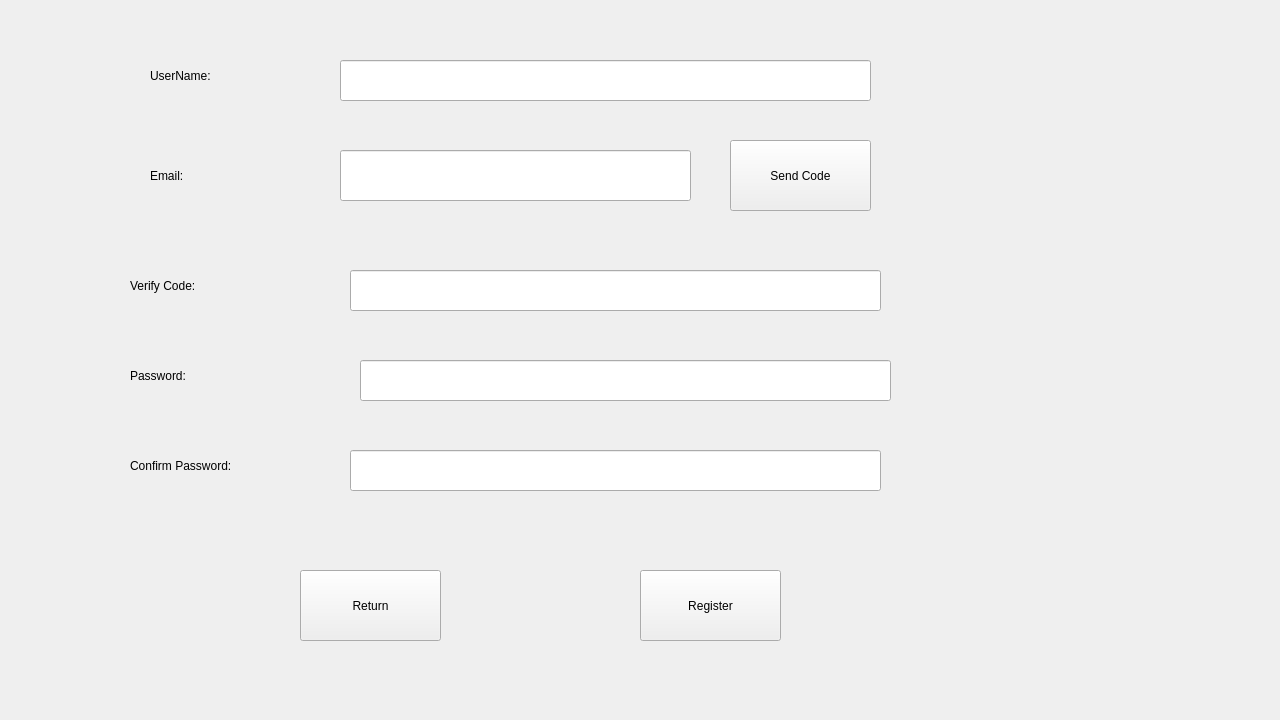
<?xml version="1.0" encoding="UTF-8"?>
<ui version="4.0">
 <class>RegisterWidget</class>
 <widget class="QWidget" name="RegisterWidget">
  <property name="geometry">
   <rect>
    <x>0</x>
    <y>0</y>
    <width>1280</width>
    <height>720</height>
   </rect>
  </property>
  <property name="windowTitle">
   <string>Form</string>
  </property>
  <widget class="QLabel" name="label_userName">
   <property name="geometry">
    <rect>
     <x>150</x>
     <y>50</y>
     <width>141</width>
     <height>51</height>
    </rect>
   </property>
   <property name="styleSheet">
    <string notr="true">font: 87 12pt &quot;Arial&quot;;</string>
   </property>
   <property name="text">
    <string>UserName:</string>
   </property>
  </widget>
  <widget class="QLineEdit" name="lineEdit_userName">
   <property name="geometry">
    <rect>
     <x>340</x>
     <y>60</y>
     <width>531</width>
     <height>41</height>
    </rect>
   </property>
   <property name="styleSheet">
    <string notr="true">font: 87 12pt &quot;Arial&quot;;</string>
   </property>
  </widget>
  <widget class="QLabel" name="label_email">
   <property name="geometry">
    <rect>
     <x>150</x>
     <y>150</y>
     <width>141</width>
     <height>51</height>
    </rect>
   </property>
   <property name="styleSheet">
    <string notr="true">font: 87 12pt &quot;Arial&quot;;</string>
   </property>
   <property name="text">
    <string>Email:</string>
   </property>
  </widget>
  <widget class="QLineEdit" name="lineEdit_email">
   <property name="geometry">
    <rect>
     <x>340</x>
     <y>150</y>
     <width>351</width>
     <height>51</height>
    </rect>
   </property>
   <property name="styleSheet">
    <string notr="true">font: 87 12pt &quot;Arial&quot;;</string>
   </property>
  </widget>
  <widget class="QLabel" name="label_code">
   <property name="geometry">
    <rect>
     <x>130</x>
     <y>260</y>
     <width>141</width>
     <height>51</height>
    </rect>
   </property>
   <property name="styleSheet">
    <string notr="true">font: 87 12pt &quot;Arial&quot;;</string>
   </property>
   <property name="text">
    <string>Verify Code:</string>
   </property>
  </widget>
  <widget class="QLineEdit" name="lineEdit_code">
   <property name="geometry">
    <rect>
     <x>350</x>
     <y>270</y>
     <width>531</width>
     <height>41</height>
    </rect>
   </property>
   <property name="styleSheet">
    <string notr="true">font: 87 12pt &quot;Arial&quot;;</string>
   </property>
  </widget>
  <widget class="QLabel" name="label_password">
   <property name="geometry">
    <rect>
     <x>130</x>
     <y>350</y>
     <width>141</width>
     <height>51</height>
    </rect>
   </property>
   <property name="styleSheet">
    <string notr="true">font: 87 12pt &quot;Arial&quot;;</string>
   </property>
   <property name="text">
    <string>Password:</string>
   </property>
  </widget>
  <widget class="QLabel" name="label_confirm_password">
   <property name="geometry">
    <rect>
     <x>130</x>
     <y>440</y>
     <width>221</width>
     <height>51</height>
    </rect>
   </property>
   <property name="styleSheet">
    <string notr="true">font: 87 12pt &quot;Arial&quot;;</string>
   </property>
   <property name="text">
    <string>Confirm Password:</string>
   </property>
  </widget>
  <widget class="QLineEdit" name="lineEdit_password">
   <property name="geometry">
    <rect>
     <x>360</x>
     <y>360</y>
     <width>531</width>
     <height>41</height>
    </rect>
   </property>
   <property name="styleSheet">
    <string notr="true">font: 87 12pt &quot;Arial&quot;;</string>
   </property>
   <property name="echoMode">
    <enum>QLineEdit::Password</enum>
   </property>
  </widget>
  <widget class="QLineEdit" name="lineEdit_confirm_password">
   <property name="geometry">
    <rect>
     <x>350</x>
     <y>450</y>
     <width>531</width>
     <height>41</height>
    </rect>
   </property>
   <property name="styleSheet">
    <string notr="true">font: 87 12pt &quot;Arial&quot;;</string>
   </property>
   <property name="echoMode">
    <enum>QLineEdit::Password</enum>
   </property>
  </widget>
  <widget class="QPushButton" name="btn_send">
   <property name="geometry">
    <rect>
     <x>730</x>
     <y>140</y>
     <width>141</width>
     <height>71</height>
    </rect>
   </property>
   <property name="styleSheet">
    <string notr="true">font: 87 12pt &quot;Arial&quot;;</string>
   </property>
   <property name="text">
    <string>Send Code</string>
   </property>
  </widget>
  <widget class="QPushButton" name="btn_return">
   <property name="geometry">
    <rect>
     <x>300</x>
     <y>570</y>
     <width>141</width>
     <height>71</height>
    </rect>
   </property>
   <property name="styleSheet">
    <string notr="true">font: 87 12pt &quot;Arial&quot;;</string>
   </property>
   <property name="text">
    <string>Return</string>
   </property>
  </widget>
  <widget class="QPushButton" name="btn_register">
   <property name="geometry">
    <rect>
     <x>640</x>
     <y>570</y>
     <width>141</width>
     <height>71</height>
    </rect>
   </property>
   <property name="styleSheet">
    <string notr="true">font: 87 12pt &quot;Arial&quot;;</string>
   </property>
   <property name="text">
    <string>Register</string>
   </property>
  </widget>
 </widget>
 <resources/>
 <connections/>
</ui>
